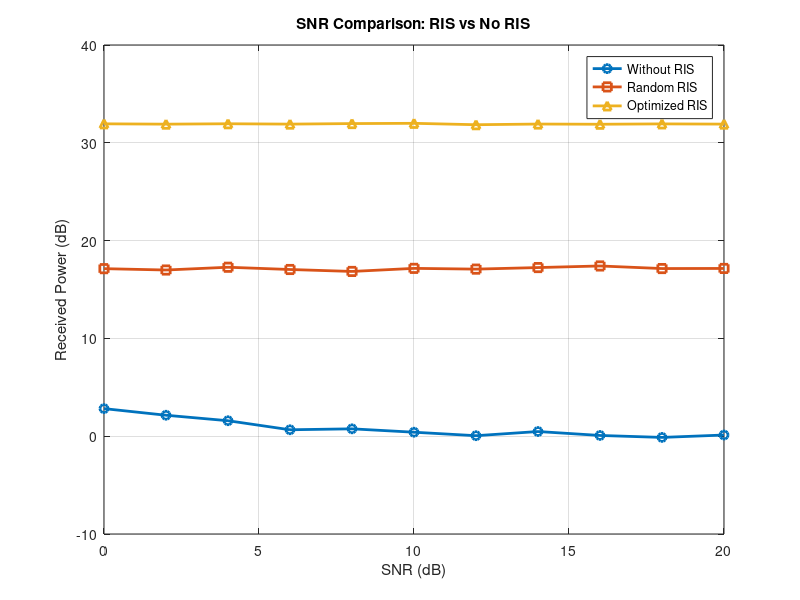
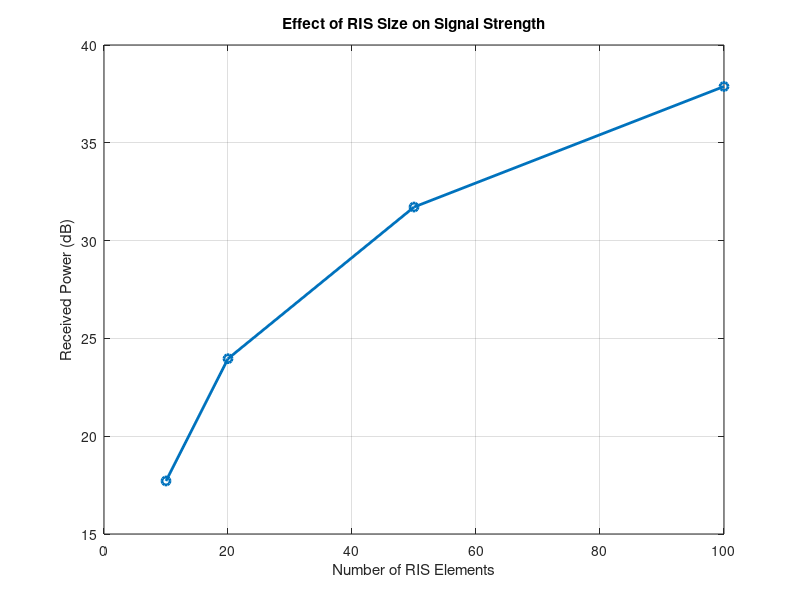
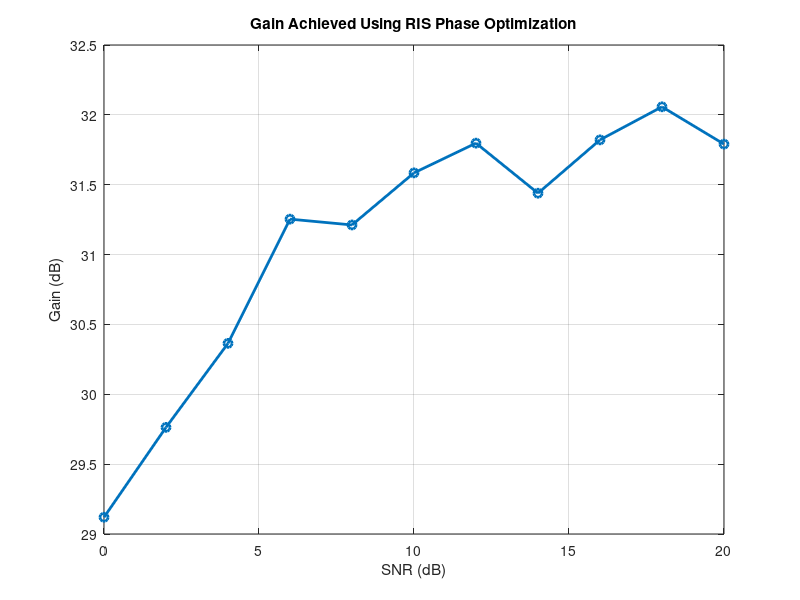
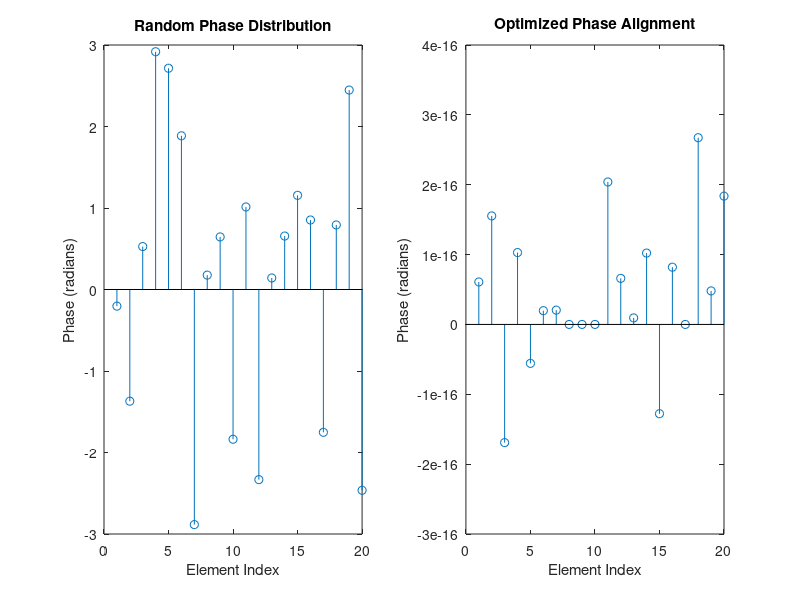

The MATLAB source for these figures, in order:
clc;
clear;
close all;

N = 50;
SNR_dB = 0:2:20;
num_iter = 500;

snr_noRIS = zeros(size(SNR_dB));
snr_randRIS = zeros(size(SNR_dB));
snr_optRIS = zeros(size(SNR_dB));

for i = 1:length(SNR_dB)
    
    p1 = 0; p2 = 0; p3 = 0;
    
    for k = 1:num_iter
        
        % Channels
        h_d = (randn + 1j*randn)/sqrt(2);
        h_r = (randn(N,1) + 1j*randn(N,1))/sqrt(2);
        g_r = (randn(N,1) + 1j*randn(N,1))/sqrt(2);
        
        % Noise based on SNR
        noise_power = 10^(-SNR_dB(i)/10);
        noise = sqrt(noise_power/2)*(randn + 1j*randn);
        
        % WITHOUT RIS
        p1 = p1 + abs(h_d + noise)^2;
        
        % RANDOM RIS
        theta_rand = exp(1j*2*pi*rand(N,1));
        ris_rand = sum(h_r .* g_r .* theta_rand);
        p2 = p2 + abs(h_d + ris_rand + noise)^2;
        
        % OPTIMIZED RIS
        theta_opt = exp(-1j*angle(h_r .* g_r));
        ris_opt = sum(h_r .* g_r .* theta_opt);
        p3 = p3 + abs(h_d + ris_opt + noise)^2;
        
    end
    
    snr_noRIS(i) = p1/num_iter;
    snr_randRIS(i) = p2/num_iter;
    snr_optRIS(i) = p3/num_iter;
end

figure;
plot(SNR_dB, 10*log10(snr_noRIS), '-o','LineWidth',2); hold on;
plot(SNR_dB, 10*log10(snr_randRIS), '-s','LineWidth',2);
plot(SNR_dB, 10*log10(snr_optRIS), '-^','LineWidth',2);
grid on;
xlabel('SNR (dB)');
ylabel('Received Power (dB)');
title('SNR Comparison: RIS vs No RIS');
legend('Without RIS','Random RIS','Optimized RIS');

N_values = [10 20 50 100];
power_vs_N = zeros(size(N_values));
num_iter2 = 200;

for i = 1:length(N_values)
    
    N_temp = N_values(i);
    temp_power = 0;
    
    for k = 1:num_iter2
        
        h_r = (randn(N_temp,1)+1j*randn(N_temp,1))/sqrt(2);
        g_r = (randn(N_temp,1)+1j*randn(N_temp,1))/sqrt(2);
        
        theta_opt = exp(-1j*angle(h_r .* g_r));
        ris_effect = sum(h_r .* g_r .* theta_opt);
        
        temp_power = temp_power + abs(ris_effect)^2;
    end
    
    power_vs_N(i) = temp_power / num_iter2;
end

figure;
plot(N_values, 10*log10(power_vs_N), '-o','LineWidth',2);
grid on;
xlabel('Number of RIS Elements');
ylabel('Received Power (dB)');
title('Effect of RIS Size on Signal Strength');

gain_dB = 10*log10(snr_optRIS) - 10*log10(snr_noRIS);

figure;
plot(SNR_dB, gain_dB, '-o','LineWidth',2);
grid on;
xlabel('SNR (dB)');
ylabel('Gain (dB)');
title('Gain Achieved Using RIS Phase Optimization');

N_phase = 20;

h_r = (randn(N_phase,1)+1j*randn(N_phase,1))/sqrt(2);
g_r = (randn(N_phase,1)+1j*randn(N_phase,1))/sqrt(2);

% Random phase
theta_rand = exp(1j*2*pi*rand(N_phase,1));
signal_rand = h_r .* g_r .* theta_rand;

% Optimized phase
theta_opt = exp(-1j*angle(h_r .* g_r));
signal_opt = h_r .* g_r .* theta_opt;

figure;

subplot(1,2,1);
stem(angle(signal_rand));
title('Random Phase Distribution');
xlabel('Element Index'); ylabel('Phase (radians)');

subplot(1,2,2);
stem(angle(signal_opt));
title('Optimized Phase Alignment');
xlabel('Element Index'); ylabel('Phase (radians)');
